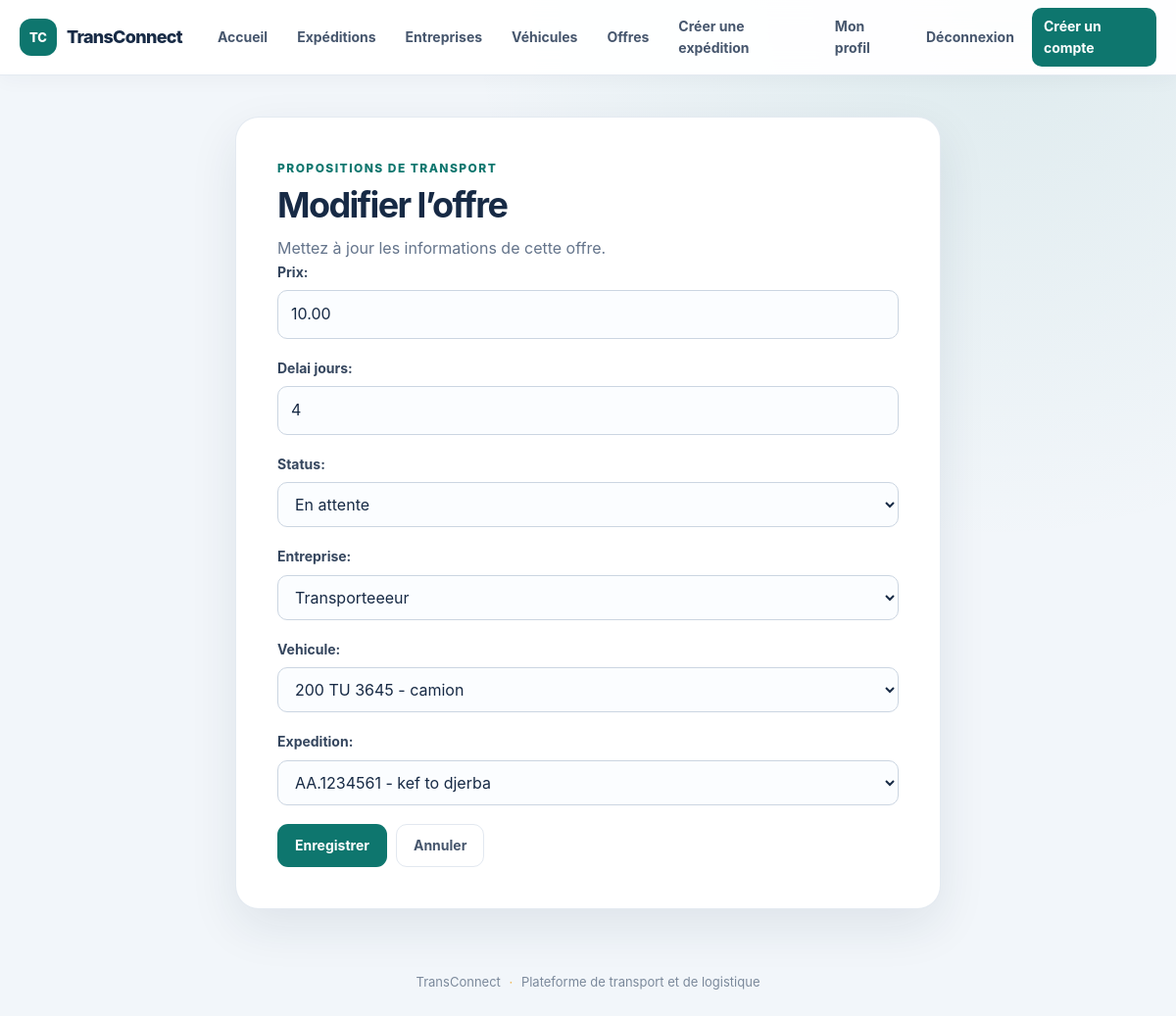
/offre/1/update/ (signed in), run on the app's committed database.
### OffreApp/models.py (models this page shows, shortened)
class Offre(models.Model):
    prix = models.DecimalField(
        max_digits=10,
        decimal_places=2,
        validators=[MinValueValidator(0.01, "Le prix doit être supérieur à 0")],
    )
    delai_jours = models.IntegerField(
        validators=[MinValueValidator(1, "Le délai doit être supérieur ou égal à 1")]
    )
    status = models.CharField(max_length=20, choices=[('en_attente', 'En attente'), ('acceptee', 'Acceptée'), ('refusee', 'Refusée')], default='en_attente')
    date_proposition = models.DateTimeField(auto_now_add=True)
    created_at = models.DateTimeField(auto_now_add=True)
    updated_at = models.DateTimeField(auto_now=True)
    Entreprise = models.ForeignKey(
        Entreprise, on_delete=models.CASCADE,
        related_name='entreprises_offres',
        )
    Vehicule = models.ForeignKey(
        'VehiculeApp.Vehicule', on_delete=models.CASCADE,
        related_name='vehicules_offres',
        )
    expedition = models.ForeignKey(
        'ExpeditionApp.Expedition', on_delete=models.CASCADE,
        related_name='expeditions_offres',
        )

### OffreApp/views.py (the view)
# urls.py: path('<int:pk>/update/', UpdateOffre.as_view(), name='offre-update'),
class UpdateOffre(LoginRequiredMixin, UpdateView):
    model = Offre
    template_name = 'Offre/forms.html'
    form_class = OffreForm
    success_url = reverse_lazy('offre-list')

### OffreApp/forms.py
class OffreForm(forms.ModelForm):
    class Meta:
        model = Offre
        exclude = ('date_proposition', 'created_at', 'updated_at')

### EntrepriseApp/models.py (called while the page is built)
    def __str__(self):
        return self.raison_sociale

### ExpeditionApp/models.py (called while the page is built)
    def __str__(self):
        return f"{self.reference} - {self.ville_depart} to {self.ville_arrivee}"

### VehiculeApp/models.py (called while the page is built)
    def __str__(self):
        return f"{self.immatriculation} - {self.type_vehicule}"

### OffreApp/templates/Offre/forms.html (shortened to what this page needs)
{% extends "base.html" %}
{% block content %}
<section class="page-card page-card--narrow">
    <p class="eyebrow">Propositions de transport</p>
    <h1>{% if object %}Modifier l’offre{% else %}Nouvelle offre{% endif %}</h1>
    <p class="page-intro">
        {% if object %}Mettez à jour les informations de cette offre.{% else %}Renseignez le prix, le délai et les ressources pour proposer un transport.{% endif %}
    </p>
    <form class="app-form" method="post">
        {{ form.as_p }}
        <div class="button-row">
            <button class="button" type="submit">Enregistrer</button>
            <a class="button-secondary" href="{% url 'offre-list' %}">Annuler</a>
        </div>
    </form>
</section>
{% endblock %}

### EntrepriseApp/static/EntrepriseApp/css/site.css (style rules this page uses)
:root { color-scheme: light; --ink: #172a45; --muted: #64748b; --brand: #0e766e; --brand-dark: #0b5d57; --brand-soft: #e6f5f2; --accent: #f0b44d; --surface: #ffffff; --surface-soft: #f7fafc; --line: #e2e8f0; --danger: #b42332; --shadow: 0 18px 50px rgba(23, 42, 69, 0.09); }
* { box-sizing: border-box; }
body.app-body { min-width: 320px; min-height: 100vh; margin: 0; background: radial-gradient(ellipse at 85% 0, rgba(14, 118, 110, 0.09), transparent 34rem), #f2f6fa; color: var(--ink); font-family: Inter, "Segoe UI", Arial, sans-serif; line-height: 1.6; }
.page-card { padding: clamp(24px, 4vw, 42px); border: 1px solid rgba(226, 232, 240, 0.9); border-radius: 24px; background: var(--surface); box-shadow: var(--shadow); }
.page-card--narrow { width: min(720px, 100%); margin: 0 auto; }
.eyebrow { margin: 0 0 7px; color: var(--brand); font-size: 12px; font-weight: 800; letter-spacing: 0.12em; text-transform: uppercase; }
h1, h2, h3 { color: var(--ink); line-height: 1.2; }
h1 { margin: 0; font-size: clamp(27px, 4vw, 36px); letter-spacing: -0.045em; }
.page-intro { max-width: 640px; margin: 10px 0 0; color: var(--muted); }
.button, .button-secondary, .button-danger { display: inline-flex; min-height: 44px; align-items: center; justify-content: center; gap: 8px; padding: 10px 17px; border: 1px solid transparent; border-radius: 11px; font: inherit; font-size: 14px; font-weight: 750; text-align: center; text-decoration: none; cursor: pointer; transition: background 0.18s ease, border-color 0.18s ease, transform 0.18s ease; }
.button { background: var(--brand); color: #fff; }
.button-secondary { border-color: var(--line); background: #fff; color: #46566d; }
.record-actions, .button-row { display: flex; flex-wrap: wrap; align-items: center; gap: 9px; }
.app-form p { margin: 0 0 19px; }
.app-form label { display: block; margin-bottom: 7px; color: #35465e; font-size: 14px; font-weight: 700; }
.app-form input:not([type="checkbox"]), .app-form select, .app-form textarea { width: 100%; min-height: 46px; padding: 11px 13px; border: 1px solid #cbd5e1; border-radius: 10px; outline: none; background: #fbfdff; color: var(--ink); font: inherit; transition: border-color 0.18s ease, box-shadow 0.18s ease, background 0.18s ease; }

### data on the page
Offre: prix "10.00", delai_jours "4", status "En attente", Entreprise "Transporteeeur", Vehicule "200 TU 3645 - camion", expedition "AA.1234561 - kef to djerba"
